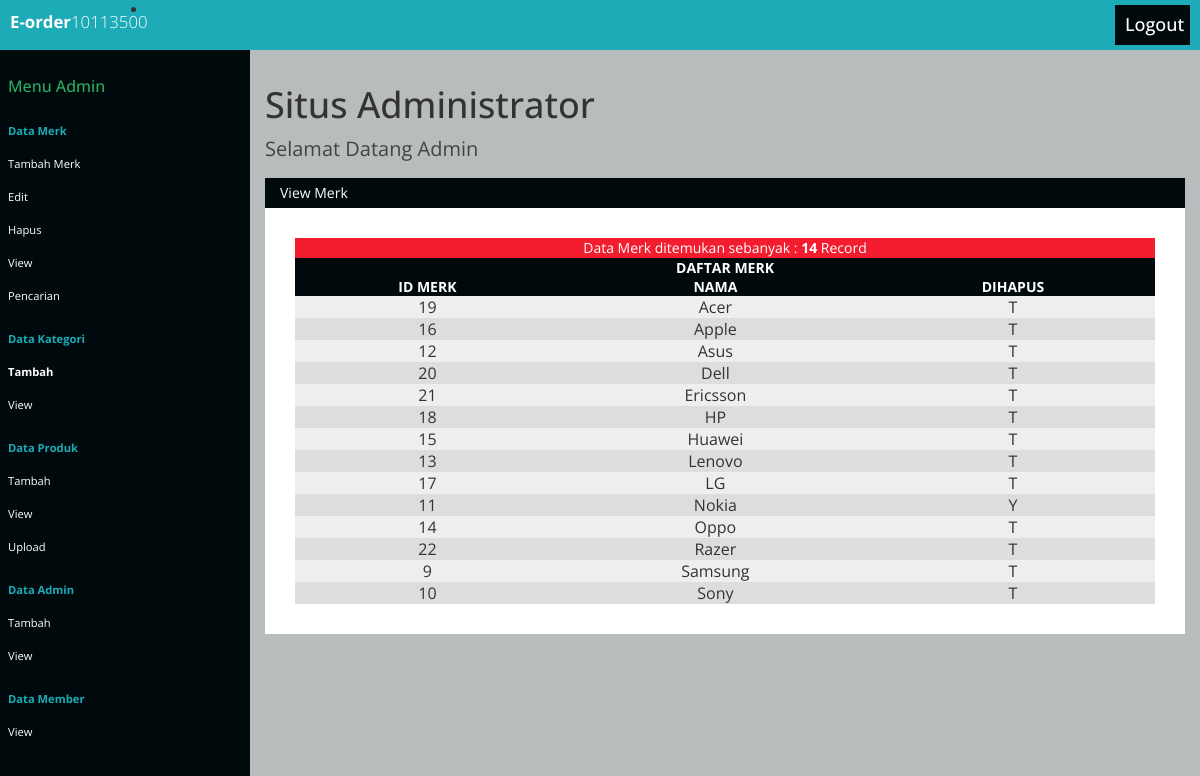
Page /admin/merk_view.php (signed in) on the committed database.
### tables this page shows
CREATE TABLE `merk` (
  `id_merk` int(11) NOT NULL,
  `nama` varchar(50) NOT NULL,
  `dihapus` char(1) NOT NULL DEFAULT 'T'
);

### admin/merk_view.php (the view, shortened to what this page needs)
<?php
	if(($_SESSION['sudahlogin']==true)&&($_SESSION['username']!="")){
?>
<html>
<head>
    <?php include("../include/lib_func.php");?>
    <link href="../assets/css/bootstrap.min.css" rel="stylesheet">
    <link href="../assets/css/admin.css" rel="stylesheet">
</head>
<body>
	<div id="header">
		<div class="logo"><b><a href="#">E-order<span>10113500</span></a></b></div>
		<ul class="logout">
				<li><a class="head" href="logout.php"><h4>Logout</h4></a></li>
			</ul>
	</div>
	<div id="container">
		<div class="sidebar">
		</div>
		<div class="content">
			<h1>Situs Administrator</h1>
			<p>Selamat Datang Admin</p>
			<div id="box">
				<div class="box-top">View Merk</div>
				<div class="box-panel">
					<?php
						$link=koneksi_db();
						$sql="select * from merk order by nama";
						$res=mysqli_query($link,$sql);
						$banyakrecord=mysqli_num_rows($res);
						if($banyakrecord>0){
					?>
							<div class="info">Data Merk ditemukan sebanyak : <b><?=$banyakrecord?></b> Record</div>
							<table>
							<tr class="judultable"><td colspan=3>DAFTAR MERK</td></tr>
							<tr class="judultable"><td>ID MERK</td><td>NAMA</td><td>DIHAPUS</td></tr>
					<?php
							$i=0;
							while($data=mysqli_fetch_array($res)){
							$i++;
					?>
								<tr class="<?php if($i%2==1) echo "isitabelganjil"; else echo "isitabelgenap";?>">
								<td align="center"><?php echo $data['id_merk'];?></td>
								<td align="center"><?php echo $data['nama'];?></td>
								<td align="center"><?php echo $data['dihapus'];?></td>
								</tr>
					<?php
						}
					?>
							</table>
					<?php
						}else {
					?>
							<div class="warning">Data merk tidak ditemukan!.</div>
							<?php
						}
					?>
				</div>
			</div>
		</div>
	</div>
<body>
</body>
</html>
<?php
}else{
	header("location: belumlogin.php");
}
?>

### assets/css/admin.css (style rules this page uses)
* { margin: 0; padding: 0; box-sizing: border-box; }
body { font-family: 'Open Sans', sans-serif; }
a { text-decoration: none; }
div#header { width: 100%; height: 50px; background-color: #1DABB8; margin: auto; }
.logo { float: left; margin-top: 10px; margin-left: 10px; }
.logo a { font-size: 1.2em; color: #fff; }
.logo a span { font-weight: 300; }
div#container { width: 100%; margin: 0 auto; }
.sidebar { width: 250px; height: 115%; background-color: #000A0D; float: left; }
.content { width: auto; margin-left: 250px; height: 115%; background-color: #B9BCBD; padding: 15px; }
.content p { color: #434343; font-size: 20px; }
div#box { margin-top: 15px; }
div#box .box-top { padding: 5px; padding-left: 15px; color: #fff; background-color: #000A0D; font-weight: 500%; }
div#box .box-panel { padding: 30px; background-color: #fff; color: #333; }
.logout a { margin-right: 10px; margin-top: 5px; padding-left: 10px; width: 75px; height: auto; color: #fff; background-color: #000A0D; float: right; }
table { width: 100%; }
.info { background-color:#F31D2F; text-align:center; color: #fff; }
.judultable { background-color:#000A0D; font-weight:bold; font-size:14px; text-align:center; color: #fff; }
.isitabelganjil { background-color: #EEEEEE; }
.isitabelgenap { background-color:#DDDDDD; }

### rows in the picture
merk: id_merk "19", nama "Acer", dihapus "T"
merk: id_merk "16", nama "Apple", dihapus "T"
merk: id_merk "12", nama "Asus", dihapus "T"
merk: id_merk "20", nama "Dell", dihapus "T"
merk: id_merk "21", nama "Ericsson", dihapus "T"
merk: id_merk "18", nama "HP", dihapus "T"
merk: id_merk "15", nama "Huawei", dihapus "T"
merk: id_merk "13", nama "Lenovo", dihapus "T"
merk: id_merk "17", nama "LG", dihapus "T"
merk: id_merk "11", nama "Nokia", dihapus "Y"
merk: id_merk "14", nama "Oppo", dihapus "T"
merk: id_merk "22", nama "Razer", dihapus "T"
merk: id_merk "9", nama "Samsung", dihapus "T"
merk: id_merk "10", nama "Sony", dihapus "T"

### other values in the picture
$banyakrecord "14"
